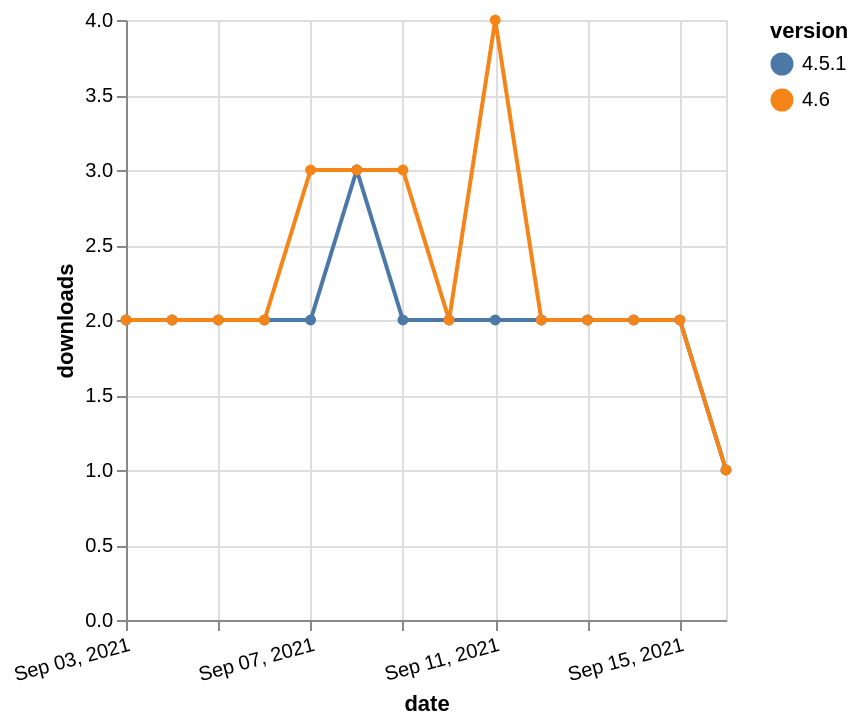

Write a Vega-Lite specification for this figure.
### Vega-Lite specification from a JSON file in a GitHub repository (floating-point values rounded to 4 significant figures)
{"$schema": "https://vega.github.io/schema/vega-lite/v5.json", "description": "A simple bar chart with embedded data.", "data": {"values": [{"date": "2021-09-03", "total": 35354, "delta": 2, "version": "4.5.1"}, {"date": "2021-09-04", "total": 35356, "delta": 2, "version": "4.5.1"}, {"date": "2021-09-05", "total": 35358, "delta": 2, "version": "4.5.1"}, {"date": "2021-09-06", "total": 35360, "delta": 2, "version": "4.5.1"}, {"date": "2021-09-07", "total": 35362, "delta": 2, "version": "4.5.1"}, {"date": "2021-09-08", "total": 35365, "delta": 3, "version": "4.5.1"}, {"date": "2021-09-09", "total": 35367, "delta": 2, "version": "4.5.1"}, {"date": "2021-09-10", "total": 35369, "delta": 2, "version": "4.5.1"}, {"date": "2021-09-11", "total": 35371, "delta": 2, "version": "4.5.1"}, {"date": "2021-09-12", "total": 35373, "delta": 2, "version": "4.5.1"}, {"date": "2021-09-13", "total": 35375, "delta": 2, "version": "4.5.1"}, {"date": "2021-09-14", "total": 35377, "delta": 2, "version": "4.5.1"}, {"date": "2021-09-15", "total": 35379, "delta": 2, "version": "4.5.1"}, {"date": "2021-09-16", "total": 35380, "delta": 1, "version": "4.5.1"}, {"date": "2021-09-03", "total": 2945, "delta": 2, "version": "4.6"}, {"date": "2021-09-04", "total": 2947, "delta": 2, "version": "4.6"}, {"date": "2021-09-05", "total": 2949, "delta": 2, "version": "4.6"}, {"date": "2021-09-06", "total": 2951, "delta": 2, "version": "4.6"}, {"date": "2021-09-07", "total": 2954, "delta": 3, "version": "4.6"}, {"date": "2021-09-08", "total": 2957, "delta": 3, "version": "4.6"}, {"date": "2021-09-09", "total": 2960, "delta": 3, "version": "4.6"}, {"date": "2021-09-10", "total": 2962, "delta": 2, "version": "4.6"}, {"date": "2021-09-11", "total": 2966, "delta": 4, "version": "4.6"}, {"date": "2021-09-12", "total": 2968, "delta": 2, "version": "4.6"}, {"date": "2021-09-13", "total": 2970, "delta": 2, "version": "4.6"}, {"date": "2021-09-14", "total": 2972, "delta": 2, "version": "4.6"}, {"date": "2021-09-15", "total": 2974, "delta": 2, "version": "4.6"}, {"date": "2021-09-16", "total": 2975, "delta": 1, "version": "4.6"}]}, "width": "container", "mark": {"type": "line", "point": {"filled": true}}, "encoding": {"x": {"field": "date", "type": "temporal", "timeUnit": "yearmonthdate", "title": "date", "axis": {"labelAngle": -15}}, "y": {"field": "delta", "type": "quantitative", "title": "downloads"}, "color": {"field": "version", "type": "nominal"}, "tooltip": {"field": "delta"}}}
